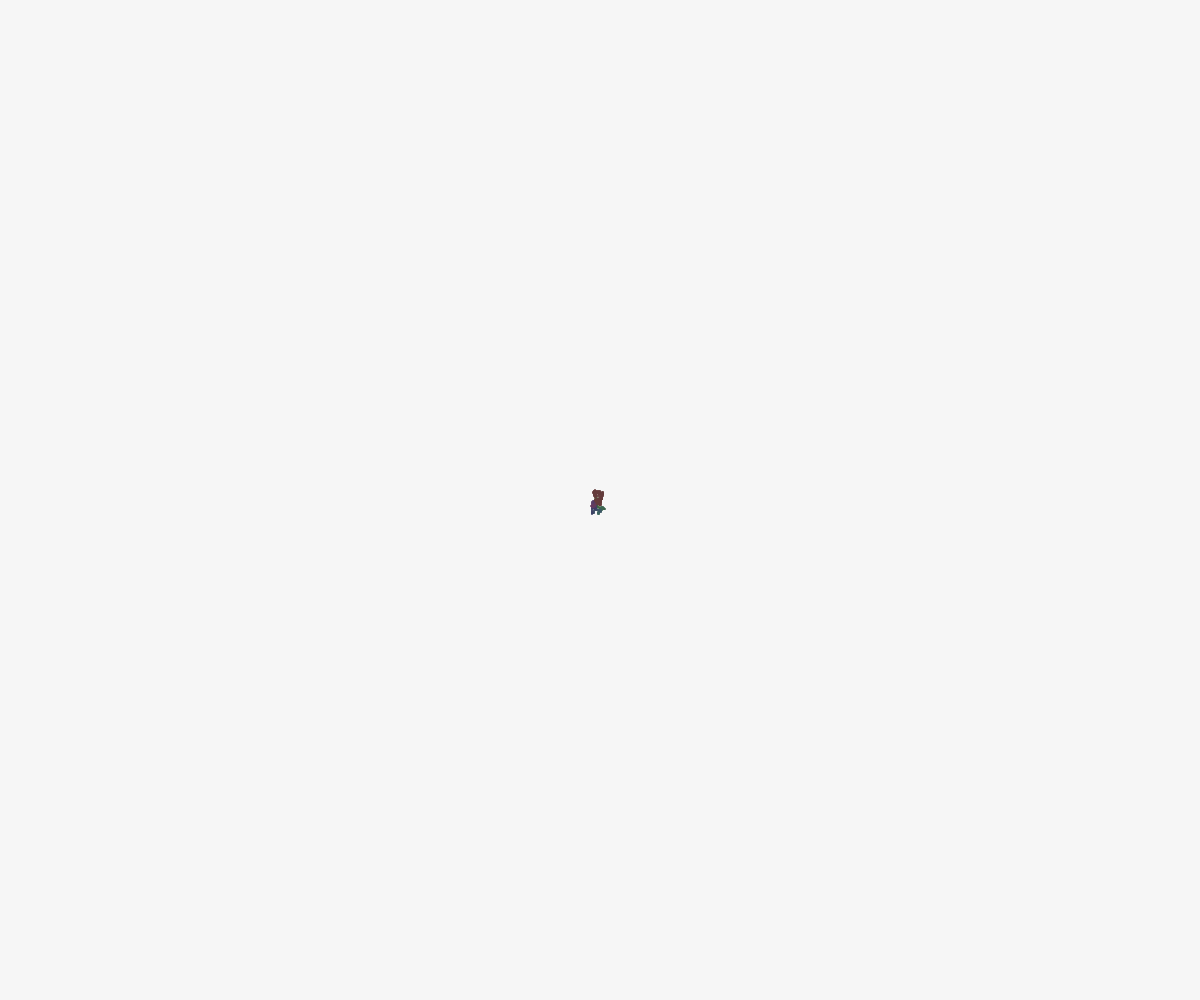
Frame 1 (no input)
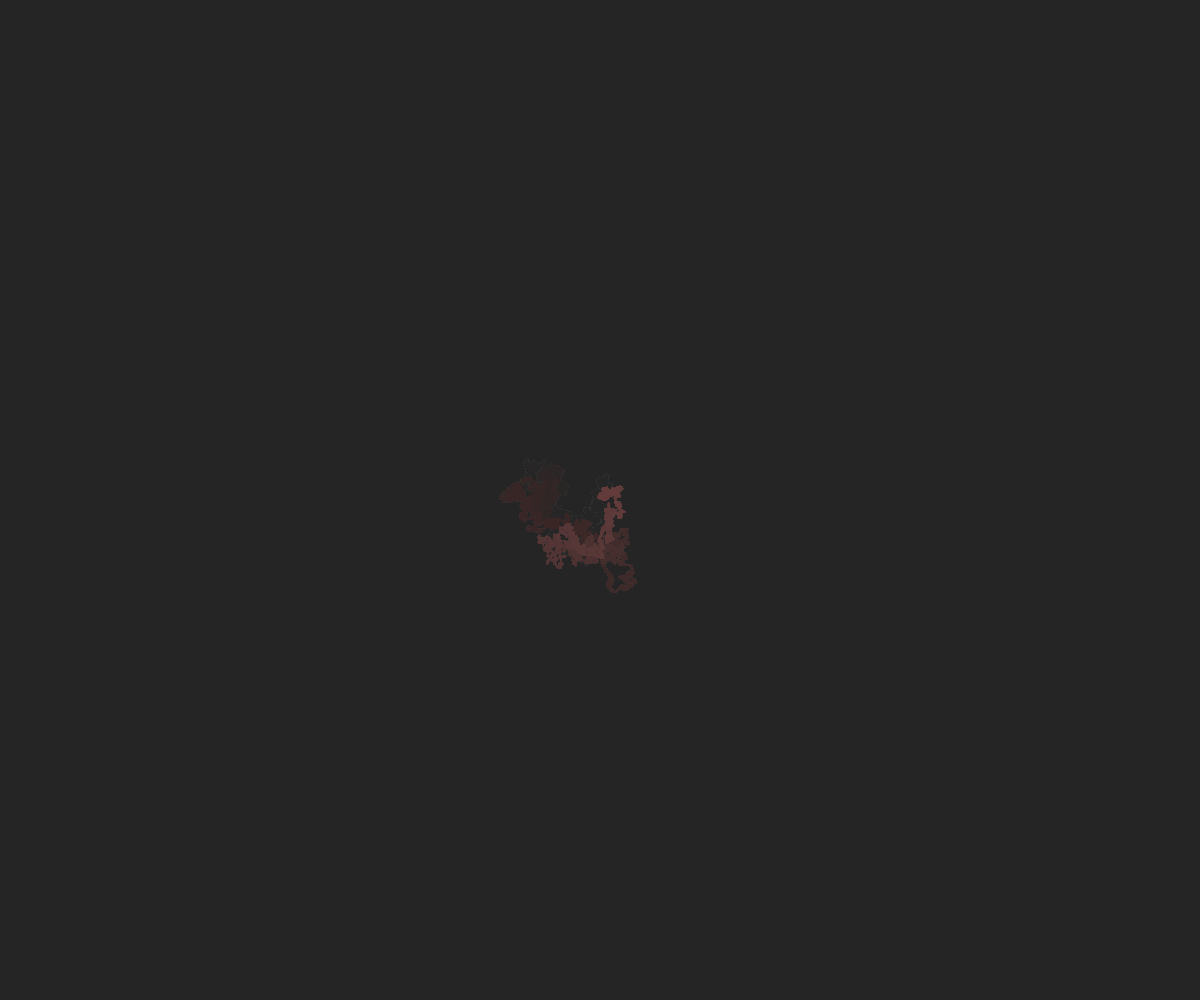
Frame 60 (no input)
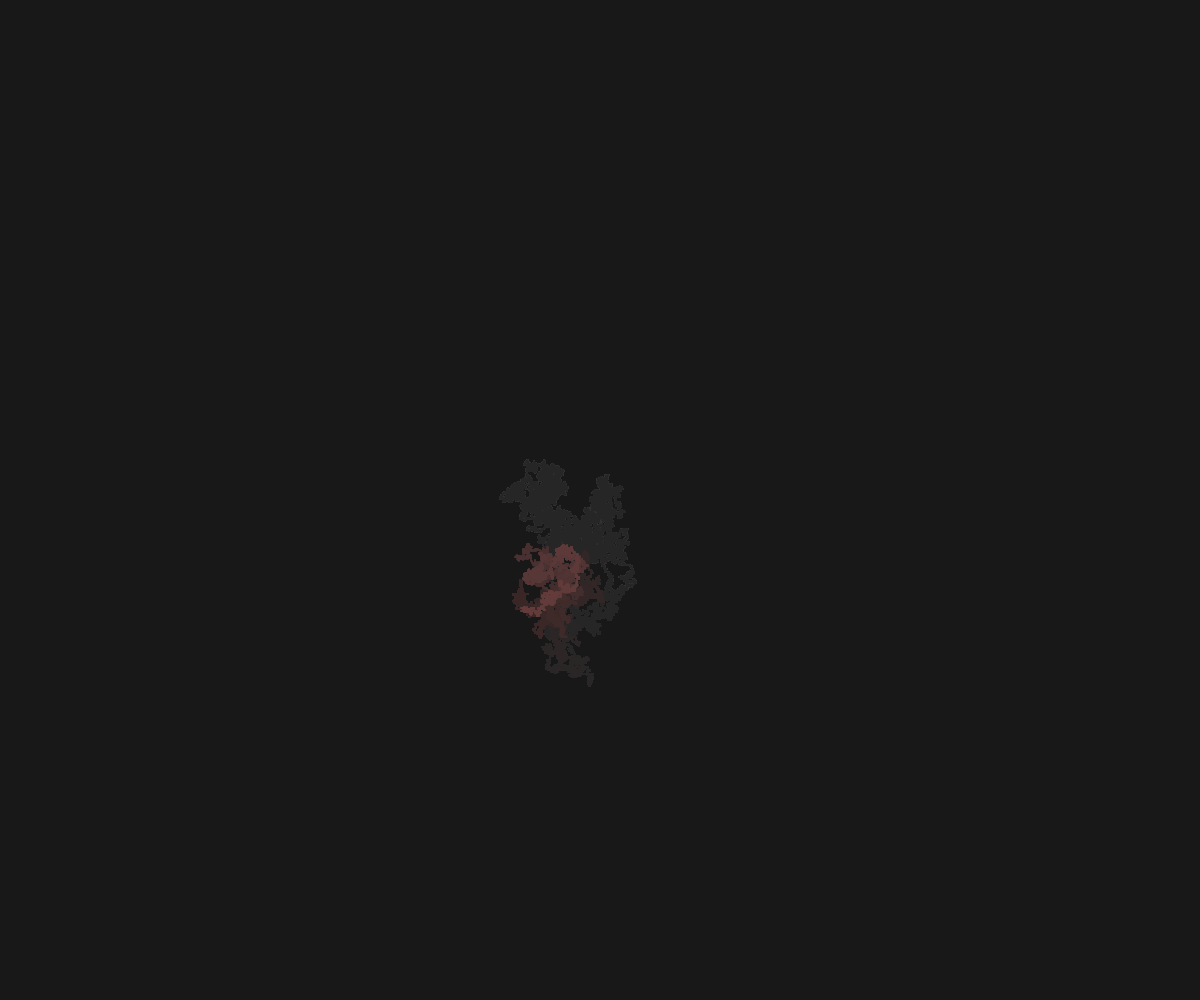
Frame 120 (the mouse pressed at the canvas centre since frame 60)

The p5.js sketch that drew these frames (run headless with seeded random() and noise() and a simulated clock; from frame 60 on, the mouse is pressed at the canvas centre):

// p5.js sketch
// ── sketch.js
// The Nature of Code
// Daniel Shiffman
// http://natureofcode.com

let walker;

function setup() {
  createCanvas(windowWidth, windowHeight);
  colorMode(HSB, 255);
  walker = new Walker();
}

function draw() {
  // HSB background for rgb(32, 32, 32, 10)
  colorMode(RGB);
  background(32, 10);
  colorMode(HSB, 255);

  for (let i = 0; i < 500; i++) {
    walker.step();
    walker.render();
  }
}
// ── walker.js
class Walker {
  constructor() {
    this.x = width / 2;
    this.y = height / 2;
    strokeWeight(2);
    this.col = 0;
  }

  render() {
    stroke(this.col, 100, 100);
    point(this.x, this.y);
  }

  step() {
    let choice = floor(random(4));
    if (choice === 0) {
      this.x++;
    } else if (choice == 1) {
      this.x--;
    } else if (choice == 2) {
      this.y++;
    } else {
      this.y--;
    }
    this.x = constrain(this.x, 0, width - 1);
    this.y = constrain(this.y, 0, height - 1);
    this.col ++; // Increment color value for noise
  }
}
